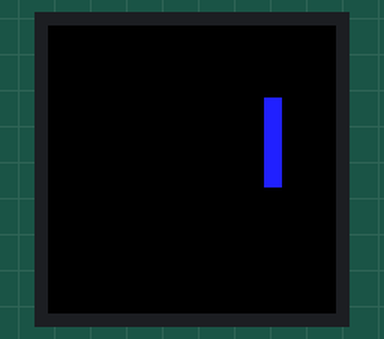
Simulated run of this sketch. Board: Arduino Mega 2560, built with avr-gcc and run on an emulated ATmega2560. Parts: 32×32 colour display. Random numbers use the default seed unless the sketch sets one.

Above: at 0.17 s.
At 4.77 s:
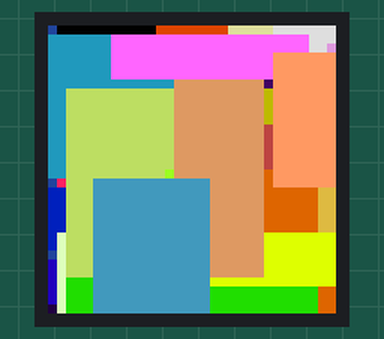
At 9.71 s:
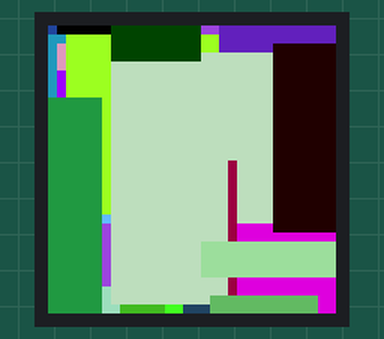
At 19.26 s:
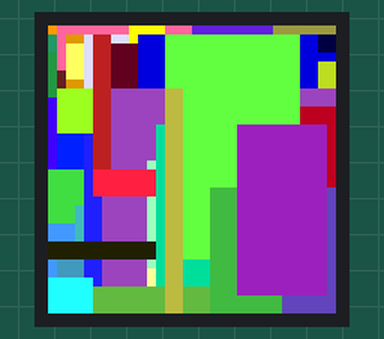
At 29.49 s:
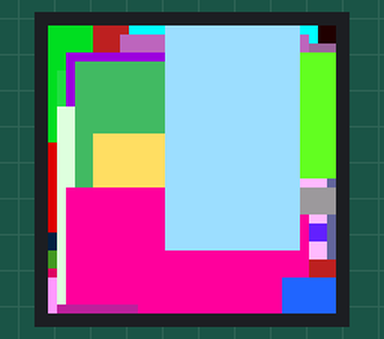
At 39.4 s:
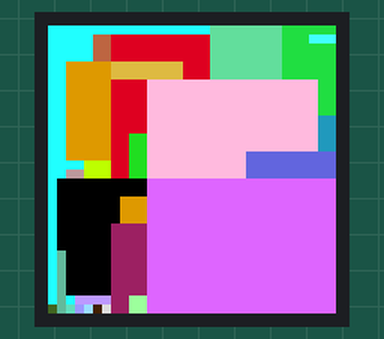

The sketch:

Retroball_Random_Colored_Boxes.ino
```cpp
// Random Colored Boxes
// This code is based on the Adafruit graphics and RGBmatrix panel library

#include <Adafruit_GFX.h>   // Core graphics library
#include <RGBmatrixPanel.h> // Hardware-specific library

// If your 32x32 matrix has the SINGLE HEADER input,
// use this pinout:
#define CLK 8  // MUST be on PORTB! (Use pin 11 on Mega)
#define OE  9
#define LAT 10
#define A   A0
#define B   A1
#define C   A2
#define D   A3

RGBmatrixPanel matrix(A, B, C, D, CLK, LAT, OE, false);


void setup() {
  matrix.begin();
}

void loop() {
  matrix.fillRect(random(0,32), random(0,32), random(0,32), random(0,32), matrix.Color333(random(0,8), random(0,8), random(0,8)));
}
```
